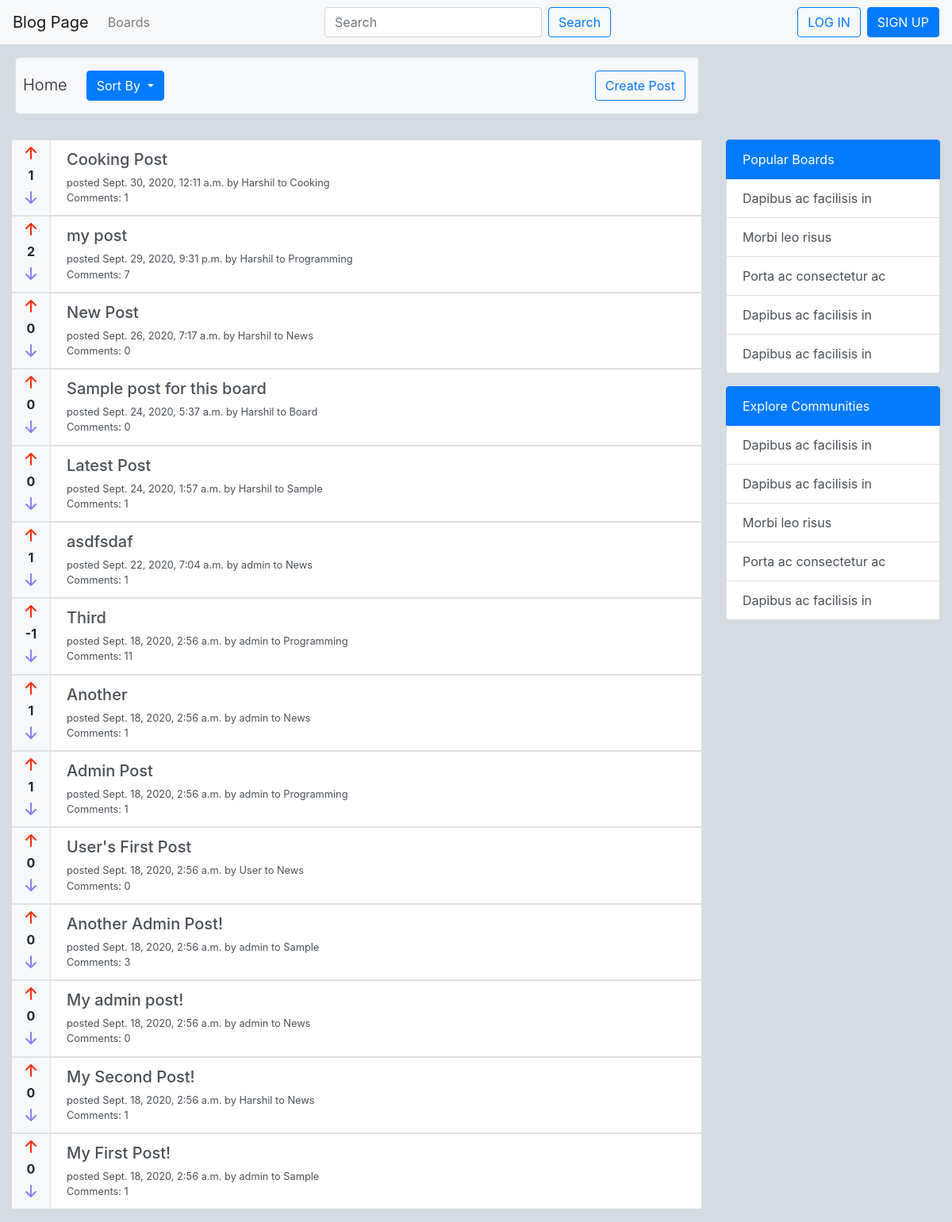
Before: / with the older database file.
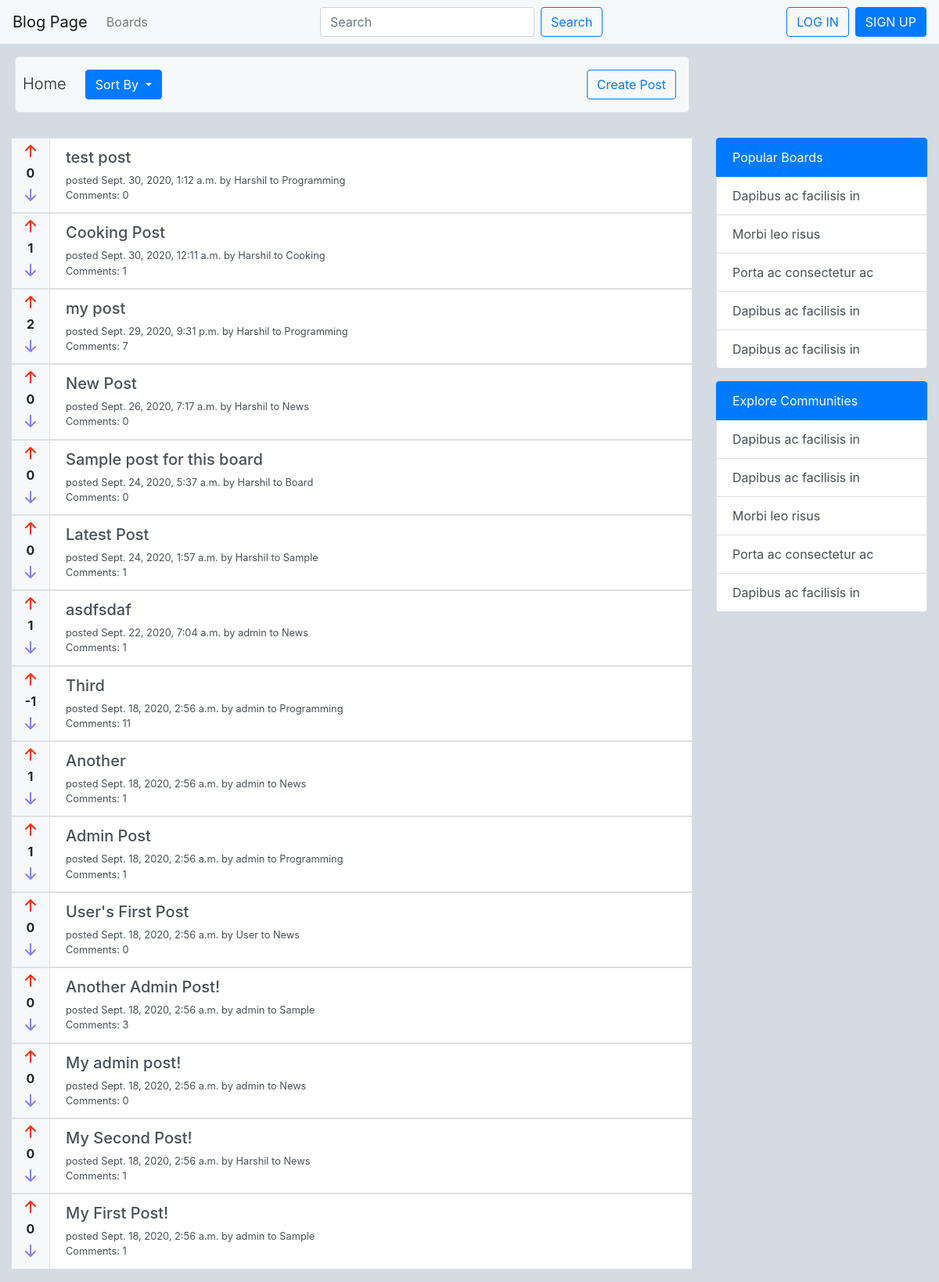
After: the same page with the newer database file.
### blog/models.py (models this page shows, shortened)
class Post(models.Model):
    title = models.CharField(max_length=200)
    content = models.TextField(max_length=2000)
    date_posted = models.DateTimeField(auto_now=timezone.now())
    author = models.ForeignKey(User, on_delete=models.CASCADE, related_name='posts')
    board = models.ForeignKey(Board, on_delete=models.CASCADE, null=True, blank=True)
    likes = models.ManyToManyField(User, blank=True, related_name='post_likes')
    dislikes = models.ManyToManyField(User, blank=True, related_name='post_dislikes')
    def get_rating(self):
        return self.likes.count() - self.dislikes.count()

class Board(models.Model):
    title = models.CharField(max_length=200, unique=True)
    description = models.TextField(max_length=2000)
    date_created = models.DateField(auto_now_add=True)
    subscription = models.ManyToManyField(User, blank=True, related_name='subs')
    def __str__(self):
        return self.title
    def get_popularity_rating(self):
        return ( self.post_set.filter(date_posted__gte=timezone.now()-timedelta(days=7)).count())

### blog/views.py (the view)
# urls.py: path('', HomeView.as_view(), name='home'),
class HomeView(ListView):
    model = Post
    template_name = 'blog/home.html'
    context_object_name = 'posts'
    ordering = ['-date_posted']
    paginate_by = 50
    def get_context_data(self, **kwargs):
        context = super().get_context_data(**kwargs)
        context["popular_boards"] = sorted(Board.objects.all(), key=lambda obj: -obj.get_popularity_rating())[:4]
        return context

### blog/templates/blog/home.html (shortened to what the changed rows need)
{% extends 'blog/base.html' %}
{% block content %}
    {% if posts %}
    <div class='list-group py-3'>
        {% for post in page_obj %}
        <div class='d-flex bd-highlight'>
            <div class='px-2 flex-shrink-1 border-top border-bottom' style="background-color: #f6f8f9;">
                <div class='d-flex justify-content-center'>
                    <a href="{% url 'like-post' post.board.id post.id %}">
                        <svg width="2em" height="2em" viewBox="0 0 16 16" class="bi bi-arrow-up-short" fill="#F73009" xmlns="http://www.w3.org/2000/svg">
                        <path fill-rule="evenodd" d="M8 12a.5.5 0 0 0 .5-.5V5.707l2.146 2.147a.5.5 0 0 0 .708-.708l-3-3a.5.5 0 0 0-.708 0l-3 3a.5.5 0 1 0 .708.708L7.5 5.707V11.5a.5.5 0 0 0 .5.5z"/>
                        </svg>
                    </a>
                </div>
                <div class='d-flex justify-content-center'>
                    {% if post in user.post_likes.all %}
                        <strong style="color: #F73009;">{{ post.get_rating }}</strong>
                    {% elif post in user.post_dislikes.all %}
                        <strong style="color: #8283F6;">{{ post.get_rating }}</strong>
                    {% else %}
                        <strong>{{ post.get_rating }}</strong>
                    {% endif %}
                </div>
                <div class='d-flex justify-content-center'>
                    <a href="{% url 'dislike-post' post.board.id post.id %}">
                        <svg width="2em" height="2em" viewBox="0 0 16 16" class="bi bi-arrow-down-short" fill="#8283F6" xmlns="http://www.w3.org/2000/svg">
                        <path fill-rule="evenodd" d="M8 4a.5.5 0 0 1 .5.5v5.793l2.146-2.147a.5.5 0 0 1 .708.708l-3 3a.5.5 0 0 1-.708 0l-3-3a.5.5 0 1 1 .708-.708L7.5 10.293V4.5A.5.5 0 0 1 8 4z"/>
                        </svg>
                    </a>
                </div>
            </div>
            <div class='w-100 bd-highlight'>
                <a href="{% url 'post' post.board.id post.id %}" class='list-group-item list-group-item-action'>
                    <div class='row'>
                        <div class='col'>
                            <h5>{{ post.title }}</h5>
                        </div>
                    </div>
                    <div class='row'>
                        <small class='col align-self-start'>posted {{ post.date_posted }} by {{ post.author }} to {{ post.board }}</small>
                    </div>
                    <div class='row'>
                        <small class='col'>Comments: {{ post.comment_set.count }}</small>
                    </div>
                </a>
            </div>
        </div>
        {% endfor %}
    </div>
    {% endif %}
{% endblock content %}

Changed rows visible on the page:
added Post: get_rating "0", title "test post", date_posted "Sept. 30, 2020, 1:12 a.m.", author "Harshil", board "Programming", comment_set.count "0"
